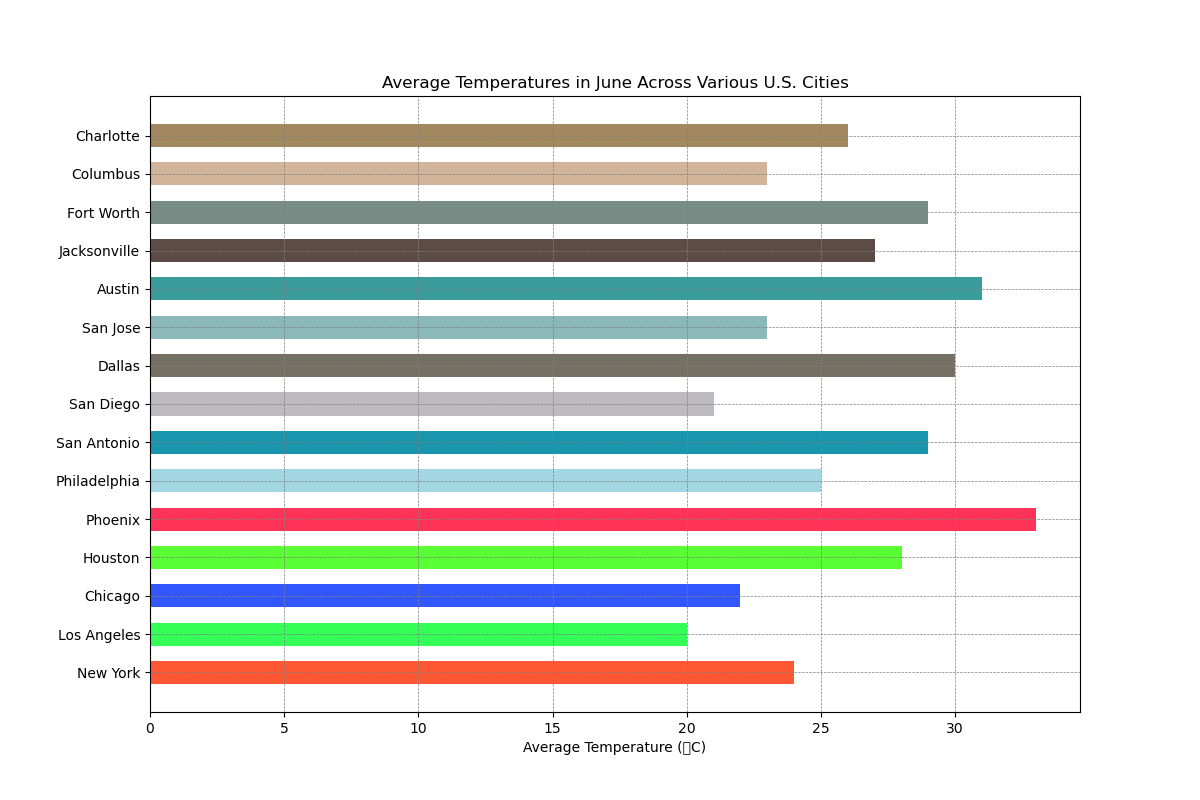

The Python source for this figure:

import matplotlib.pyplot as plt

# Data from the table above
cities = ['New York', 'Los Angeles', 'Chicago', 'Houston', 'Phoenix', 
          'Philadelphia', 'San Antonio', 'San Diego', 'Dallas', 'San Jose', 
          'Austin', 'Jacksonville', 'Fort Worth', 'Columbus', 'Charlotte']
temperatures = [24, 20, 22, 28, 33, 25, 29, 21, 30, 23, 31, 27, 29, 23, 26]

# Setting colors for each bar
colors = ['#FF5733', '#33FF57', '#3357FF', '#57FF33', '#FF3357', 
          '#A1D6E2', '#1995AD', '#BCBABE', '#766F64', '#8BB8B8',
          '#3B9C9C', '#5D4C46', '#778C85', '#D1B499', '#A2885F']

# Increase the width and height of the chart
plt.figure(figsize=(12, 8))

# Change the direction of the chart to horizontal and modify the bar height
plt.barh(cities, temperatures, color=colors, height=0.6)

# Customizing the chart with titles and labels
plt.xlabel('Average Temperature (°C)')
plt.title('Average Temperatures in June Across Various U.S. Cities')
plt.grid(color = 'gray', linestyle = '--', linewidth = 0.5)

# Display the bar chart
plt.show()
